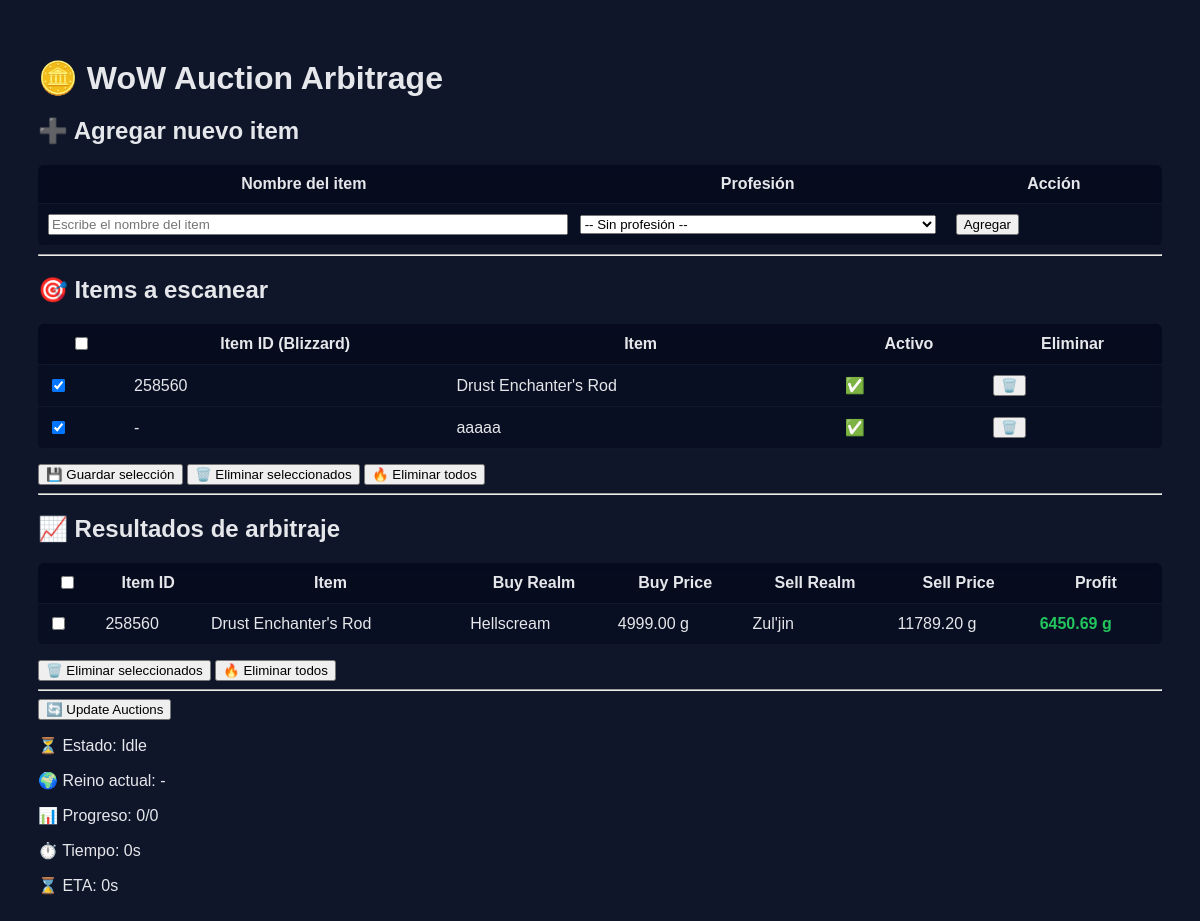
Before: / with the older database file.
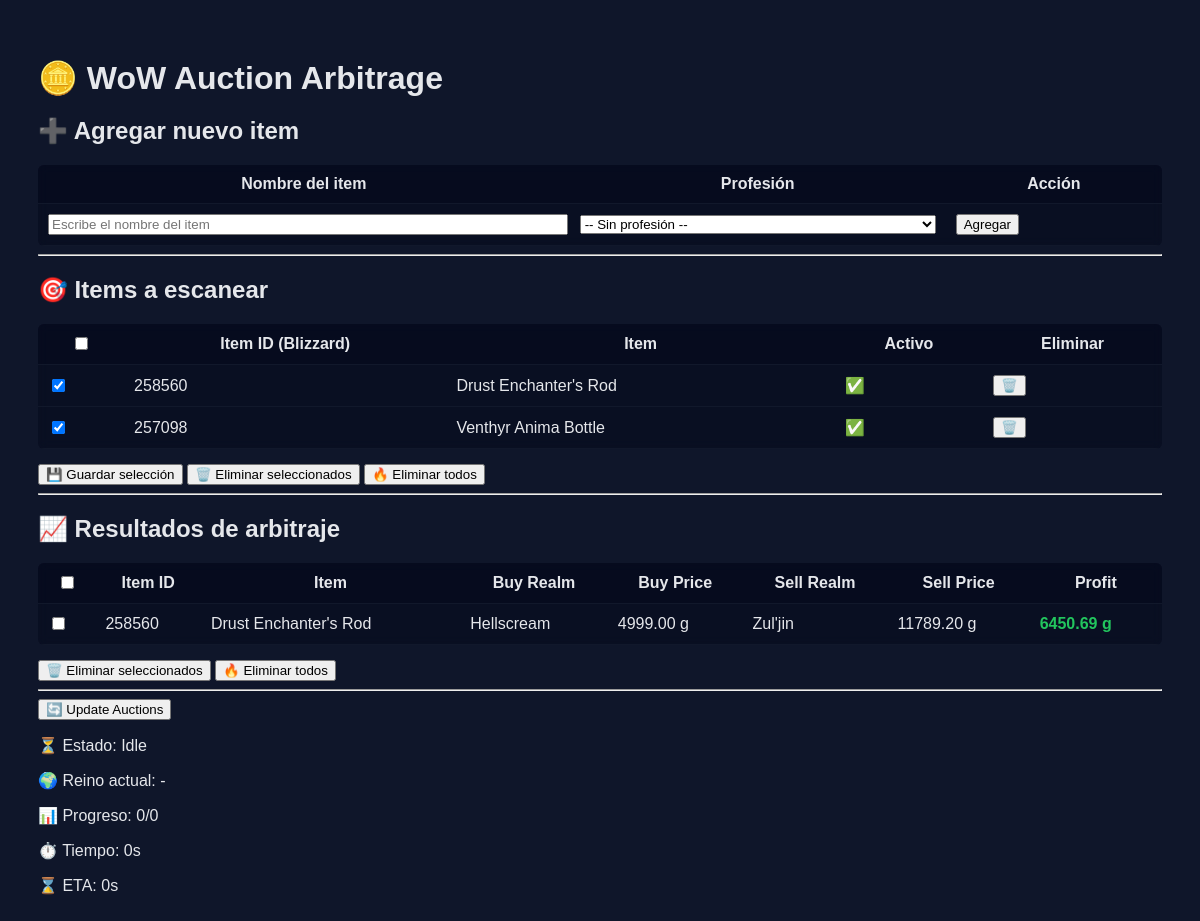
After: the same page with the newer database file.
### market/models.py (models this page shows, shortened)
class Item(models.Model):
    name = models.CharField(max_length=255, unique=True)
    profession = models.ForeignKey(
        Profession,
        null=True,
        blank=True,
        on_delete=models.SET_NULL
    )
    blizzard_id = models.IntegerField(null=True, blank=True)  # <-- nuevo campo
    class Meta:
        ordering = ["name"]  # opcional, facilita consultas ordenadas

class TrackedItem(models.Model):
    item = models.OneToOneField(
        Item,
        on_delete=models.CASCADE,
        related_name="tracking"
    )
    active = models.BooleanField(default=True)
    created_at = models.DateTimeField(auto_now_add=True)

class ItemPriceSnapshot(models.Model):
    item = models.ForeignKey(Item, on_delete=models.CASCADE)
    best_buy_realm = models.ForeignKey(
        ConnectedRealm,
        related_name="buy_snapshots",
        on_delete=models.CASCADE,
    )
    best_sell_realm = models.ForeignKey(
        ConnectedRealm,
        related_name="sell_snapshots",
        on_delete=models.CASCADE,
    )
    buy_price = models.DecimalField(max_digits=12, decimal_places=2)
    estimated_sell_price = models.DecimalField(max_digits=12, decimal_places=2)
    profit = models.DecimalField(max_digits=12, decimal_places=2)
    created_at = models.DateTimeField(auto_now_add=True)

class ConnectedRealm(models.Model):
    blizzard_id = models.IntegerField(unique=True)
    name = models.CharField(max_length=100)
    slug = models.CharField(max_length=100)

### market/views.py (the view)
# urls.py: path("", views.home, name="home"),
def home(request):
    items = Item.objects.select_related("tracking", "profession").order_by("name")
    snapshots = ItemPriceSnapshot.objects.select_related(
        "item", "best_buy_realm", "best_sell_realm"
    ).order_by("-profit")[:50]
    professions = Profession.objects.order_by("name")
    return render(
        request,
        "market/home.html",
        {
            "items": items,
            "snapshots": snapshots,
            "professions": professions,
        },
    )

### market/templates/market/home.html (shortened to what this page needs)
{% load static %}
<!DOCTYPE html>
<html lang="en">
<head>
    <link rel="stylesheet" href="{% static 'market/css/home.css' %}">
</head>
<body>
<h1>🪙 WoW Auction Arbitrage</h1>
<h2>➕ Agregar nuevo item</h2>
<table id="add-item-table">
    <thead>
        <tr>
            <th>Nombre del item</th>
            <th>Profesión</th>
            <th>Acción</th>
        </tr>
    </thead>
    <tbody>
        <tr>
            <td>
                <input type="text" id="new-item-name" placeholder="Escribe el nombre del item" style="width: 100%;">
            </td>
            <td>
                <select id="new-item-profession" style="width: 100%;">
                    <option value="">-- Sin profesión --</option>
                </select>
            </td>
            <td>
                <button id="add-item-btn">Agregar</button>
            </td>
        </tr>
    </tbody>
</table>
<hr>
<h2>🎯 Items a escanear</h2>
<table>
    <thead>
        <tr>
            <th><input type="checkbox" id="select-all-items"></th>
            <th>Item ID (Blizzard)</th>
            <th>Item</th>
            <th>Activo</th>
            <th>Eliminar</th>
        </tr>
    </thead>
    <tbody>
        {% for item in items %}
        <tr id="item-row-{{ item.id }}">
            <td>
                <input type="checkbox" class="item-check" value="{{ item.id }}" {% if item.tracking and item.tracking.active %}checked{% endif %}>
            </td>
            <td>{{ item.blizzard_id|default:"-" }}</td>
            <td>{{ item.name }}</td>
            <td>{% if item.tracking and item.tracking.active %}✅{% else %}❌{% endif %}</td>
            <td>
                <button class="delete-item-btn" data-id="{{ item.id }}">🗑️</button>
            </td>
        </tr>
        {% endfor %}
    </tbody>
</table>
<div style="margin-top: 15px;">
    <button id="save-tracked">💾 Guardar selección</button>
    <button id="delete-selected-items">🗑️ Eliminar seleccionados</button>
    <button id="delete-all-items">🔥 Eliminar todos</button>
</div>
<hr>
<h2>📈 Resultados de arbitraje</h2>
{% if snapshots %}
<table>
    <thead>
        <tr>
            <th><input type="checkbox" id="select-all-snapshots"></th>
            <th>Item ID</th>
            <th>Item</th>
            <th>Buy Realm</th>
            <th>Buy Price</th>
            <th>Sell Realm</th>
            <th>Sell Price</th>
            <th>Profit</th>
        </tr>
    </thead>
    <tbody>
        {% for s in snapshots %}
        <tr>
            <td><input type="checkbox" class="snapshot-check" value="{{ s.id }}"></td>
            <td>{{ s.item.blizzard_id }}</td>
            <td>{{ s.item.name }}</td>
            <td>{{ s.best_buy_realm.name }}</td>
            <td>{{ s.buy_price }} g</td>
            <td>{{ s.best_sell_realm.name }}</td>
            <td>{{ s.estimated_sell_price }} g</td>
            <td class="profit">{{ s.profit }} g</td>
        </tr>
        {% endfor %}
    </tbody>
</table>
<div style="margin-top: 15px;">
    <button id="delete-selected">🗑️ Eliminar seleccionados</button>
    <button id="delete-all">🔥 Eliminar todos</button>
</div>
{% else %}
<p>No arbitrage data available yet.</p>
{% endif %}
<hr>
<button id="update-btn">🔄 Update Auctions</button>
<div id="progress-box">
    <p>⏳ Estado: <span id="state">Idle</span></p>
    <p>🌍 Reino actual: <span id="current">-</span></p>
    <p>📊 Progreso: <span id="done">0</span>/<span id="total">0</span></p>
    <p>⏱️ Tiempo: <span id="elapsed">0</span>s</p>
    <p>⌛ ETA: <span id="eta">0</span>s</p>
</div>
</body>
</html>

### market/static/market/css/home.css (style rules this page uses)
body { font-family: Arial, sans-serif; background: #0f172a url("https://cdnb.artstation.com/p/assets/covers/images/001/621/567/large/tim-moreels-nomarmosetviewericon.jpg?1449647265") no-repeat center center fixed; background-size: cover; color: #e5e7eb; padding: 30px; position: relative; }
body::before { content: ""; position: fixed; inset: 0; background: rgba(15, 23, 42, 0.6); z-index: 0; }
body * { position: relative; z-index: 1; }
h1 { margin-bottom: 20px; }
table { width: 100%; border-collapse: collapse; background: rgba(2, 6, 23, 0.4); backdrop-filter: blur(4px); border-radius: 6px; overflow: hidden; }
thead { background: rgba(2, 6, 23, 0.3); }
th, td { padding: 10px; border-bottom: 1px solid rgba(30, 41, 59, 0.4); }
.profit { color: #22c55e; font-weight: bold; }

Changed rows visible on the page:
removed Item: id "☑", blizzard_id "-", name "aaaaa"
added Item: id "☑", blizzard_id "257098", name "Venthyr Anima Bottle"
